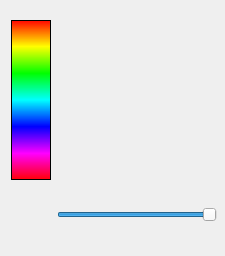
<?xml version="1.0" encoding="UTF-8"?>
<ui version="4.0">
 <class>ColorPicker</class>
 <widget class="QWidget" name="ColorPicker">
  <property name="geometry">
   <rect>
    <x>0</x>
    <y>0</y>
    <width>225</width>
    <height>256</height>
   </rect>
  </property>
  <property name="minimumSize">
   <size>
    <width>225</width>
    <height>256</height>
   </size>
  </property>
  <property name="maximumSize">
   <size>
    <width>296</width>
    <height>256</height>
   </size>
  </property>
  <property name="windowTitle">
   <string>ColorPicker</string>
  </property>
  <layout class="QGridLayout" name="gridLayout">
   <item row="0" column="0">
    <widget class="ColorSpectrum" name="qw" native="true">
     <property name="minimumSize">
      <size>
       <width>40</width>
       <height>160</height>
      </size>
     </property>
     <property name="maximumSize">
      <size>
       <width>40</width>
       <height>160</height>
      </size>
     </property>
     <property name="cursor">
      <cursorShape>CrossCursor</cursorShape>
     </property>
     <property name="mouseTracking">
      <bool>true</bool>
     </property>
     <property name="autoFillBackground">
      <bool>false</bool>
     </property>
     <property name="styleSheet">
      <string notr="true">background: qlineargradient(spread:pad, x1:0, y1:0, x2:0, y2:1, stop:0 rgba(255, 0, 0, 255), stop:0.166 rgba(255, 255, 0, 255), stop:0.333 rgba(0, 255, 0, 255), stop:0.5 rgba(0, 255, 255, 255), stop:0.666 rgba(0, 0, 255, 255), stop:0.833 rgba(255, 0, 255, 255), stop:1 rgba(255, 0, 0, 255));
border: 1 solid black</string>
     </property>
    </widget>
   </item>
   <item row="0" column="1">
    <widget class="ColorSpectrum" name="colorGradient" native="true">
     <property name="minimumSize">
      <size>
       <width>160</width>
       <height>160</height>
      </size>
     </property>
     <property name="maximumSize">
      <size>
       <width>160</width>
       <height>160</height>
      </size>
     </property>
     <property name="cursor">
      <cursorShape>CrossCursor</cursorShape>
     </property>
     <property name="mouseTracking">
      <bool>true</bool>
     </property>
     <property name="autoFillBackground">
      <bool>true</bool>
     </property>
    </widget>
   </item>
   <item row="1" column="0">
    <widget class="QWidget" name="sample" native="true">
     <property name="minimumSize">
      <size>
       <width>40</width>
       <height>41</height>
      </size>
     </property>
     <property name="maximumSize">
      <size>
       <width>40</width>
       <height>16777215</height>
      </size>
     </property>
     <property name="autoFillBackground">
      <bool>true</bool>
     </property>
     <property name="styleSheet">
      <string notr="true"/>
     </property>
    </widget>
   </item>
   <item row="1" column="1">
    <widget class="QSlider" name="horizontalSlider">
     <property name="minimumSize">
      <size>
       <width>160</width>
       <height>22</height>
      </size>
     </property>
     <property name="maximumSize">
      <size>
       <width>160</width>
       <height>16777215</height>
      </size>
     </property>
     <property name="mouseTracking">
      <bool>true</bool>
     </property>
     <property name="maximum">
      <number>255</number>
     </property>
     <property name="value">
      <number>255</number>
     </property>
     <property name="orientation">
      <enum>Qt::Horizontal</enum>
     </property>
    </widget>
   </item>
  </layout>
 </widget>
 <customwidgets>
  <customwidget>
   <class>ColorSpectrum</class>
   <extends>QWidget</extends>
   <header location="global">colorspectrum.h</header>
   <container>1</container>
  </customwidget>
 </customwidgets>
 <resources/>
 <connections/>
</ui>
